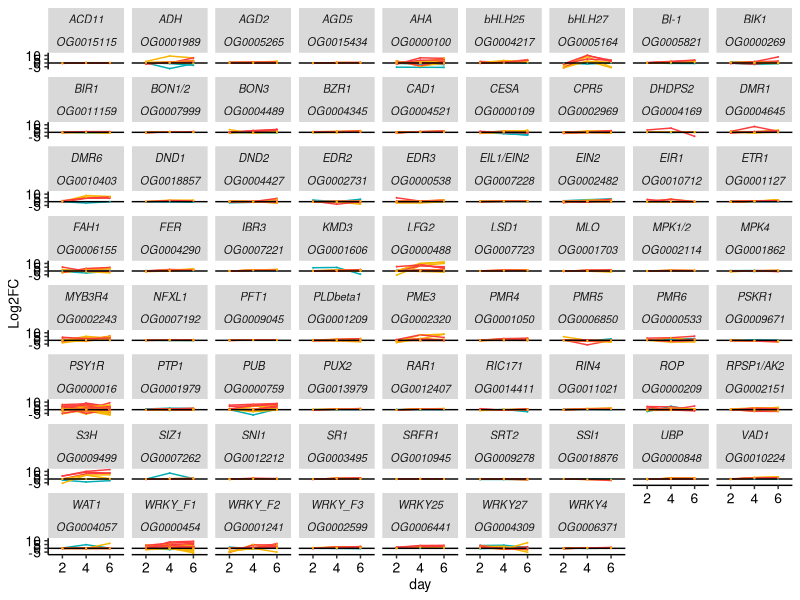

Generate this figure with R:
# Figure S1 plotting code
## Eva Henningsen
## Started 10/30/18

#load necessary libraries
library(ggplot2)
library(dplyr)
library(gridExtra)
library(ggpubr)
library(cowplot)
library(reshape2)
library(tidyr)

## Data exploration for figure 3
# Directory for expression matrix files
setwd("/Users/evahenningsen/Documents/MPGI_files/Figure_3")

#Import filtered wheat and brachy expression matrices
# Decide between filtered or unfiltered data
d_wheat_1 <- read.csv("wheat_interesting_fpkm.txt", header = TRUE, sep = "\t")
d_bd21_1 <- read.csv("brachy_interesting_fpkm.txt", header = TRUE, sep = "\t")
orthogroup_dat <- read.delim("S_gene_full_orthogroups.txt", header = FALSE, sep = "\t")
colnames(orthogroup_dat) <- c("OG", "geneid")
# Want to be able to do calculations on 0 values. Will add 0.001 to each value
d_wheat_scaled <- d_wheat_1[,2:37] + 0.001
d_wheat <- cbind(d_wheat_1[,1], d_wheat_scaled)

d_bd21_scaled <- d_bd21_1[,2:19] + 0.001
d_bd21 <- cbind(d_bd21_1[,1], d_bd21_scaled)

metadat_dat <- read.delim("fig3_metadata.txt", header = TRUE, sep = "\t")
colnames(metadat_dat) <- c("S_gene", "OG")


colnames(d_bd21)[1] <- "geneid"
colnames(d_wheat)[1] <- "geneid"
wheat_orth <- left_join(d_wheat, orthogroup_dat, by = "geneid")
brachy_orth <- left_join(d_bd21, orthogroup_dat, by = "geneid")

wheat_ready_almost <- left_join(wheat_orth, metadat_dat, by = "OG")
brachy_ready_almost <- left_join(brachy_orth, metadat_dat, by = "OG")

wheat_ready <- wheat_ready_almost
brachy_ready <- brachy_ready_almost

brachy_long <- melt(brachy_ready, id.vars = c("geneid", "S_gene", "OG"))
brachy_w_met <- separate(data = brachy_long, col = variable, into = c("Genotype", "day", "treatment", "rep"), sep = "_", remove = TRUE)

wheat_long <- melt(wheat_ready, id.vars = c("geneid", "S_gene", "OG"))
wheat_w_met <- separate(data = wheat_long, col = variable, into = c("Genotype", "day", "treatment", "rep"), sep = "_", remove = TRUE)

all_data <- rbind(brachy_w_met, wheat_w_met)


all_data_rep_means <- all_data %>%
  group_by(geneid, S_gene, Genotype, day, treatment, OG) %>%
  summarise(Mean = mean(value)) %>%
  as.data.frame()

all_data_quotient <- all_data_rep_means %>%
  group_by(geneid, S_gene, Genotype, day, OG) %>%
  summarise(Quotient = (Mean[treatment == "treated"]/Mean[treatment == "mock"])) %>%
  as.data.frame()

all_data_log2fc <- all_data_quotient %>%
  group_by(geneid, S_gene, Genotype, day, OG) %>%
  summarise(Log2FC = log2(Quotient)) %>%
  as.data.frame()


all_data_log2fc$Genotype <- as.factor(all_data_log2fc$Genotype)
levels(all_data_log2fc$Genotype)
all_data_log2fc$Genotype <- factor(all_data_log2fc$Genotype, levels = c("W2691", "Sr9b", "Bd21"))
all_data_log2fc$S_gene <- as.factor(all_data_log2fc$S_gene)
all_data_log2fc$OG <- as.factor(all_data_log2fc$OG)

big_plot <- ggplot(all_data_log2fc, aes(x= day,
                                        y = Log2FC,
                                        group = interaction(Genotype, geneid),
                                        color = Genotype)) +
  geom_line() +
  geom_hline(yintercept = 0, color = "black") +
  geom_point(size = 0) +
  facet_wrap(~ S_gene + OG) + 
  scale_color_manual(values = c("#F8B500", "#FC3C3C", "#00ADB5"), labels = c("W2691", expression(paste("W2691+", italic("Sr9b"))), "Bd21-3")) +
  scale_x_discrete(labels = c("2","4","6")) + 
  theme(panel.background = element_blank(), 
        axis.line = element_line(color = "black"), 
        axis.text.x = element_text(color = "black", size = 10),
        axis.text.y = element_text(color = "black", size = 10),
        axis.title.y = element_text(color = "black", size = 10),
        axis.title.x = element_text(color = "black", size = 10),
        legend.position = "none",
        plot.title=element_text(size = 10, face = "plain"),
        strip.text = element_text(size = 8, face = "italic"))

#Printing whole plot
#ggsave(filename = "all_S_no_fpkm_filter.tiff", plot = big_plot, device = "tiff", height = 10, width = 7.5, unit = "in")
mylegend <- get_legend(big_plot + theme(legend.position = "left", text = element_text(color = "black", size = 10), legend.text = element_text(color = "black", size = 10), legend.direction = "vertical"))
legend.plot <- as_ggplot(mylegend)
#ggsave(filename = "figure_legend_s1.pdf", plot = legend.plot, device = "pdf", height = 20, width = 100, unit = "mm")

together_plot <- ggdraw(big_plot) + draw_plot(mylegend, x = 0.7, y = -0.12, width = 0.4, height = 0.4)

ggsave(filename = "figure_s1_together.tiff", plot = together_plot, device = "tiff", height = 10, width = 7.08, unit = "in")

